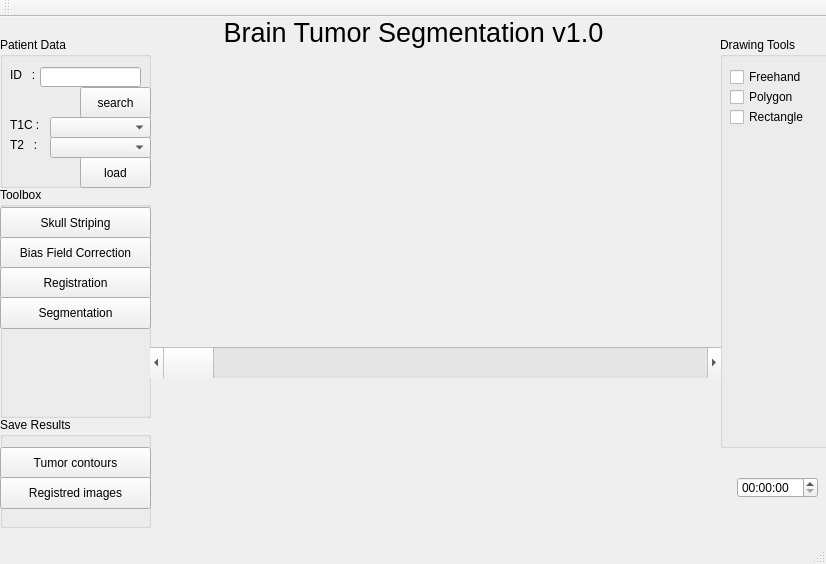
<?xml version="1.0" encoding="UTF-8"?>
<ui version="4.0">
 <class>MainWindow</class>
 <widget class="QMainWindow" name="MainWindow">
  <property name="geometry">
   <rect>
    <x>0</x>
    <y>0</y>
    <width>826</width>
    <height>564</height>
   </rect>
  </property>
  <property name="sizePolicy">
   <sizepolicy hsizetype="Maximum" vsizetype="Maximum">
    <horstretch>20</horstretch>
    <verstretch>20</verstretch>
   </sizepolicy>
  </property>
  <property name="windowTitle">
   <string>MainWindow</string>
  </property>
  <widget class="QWidget" name="centralWidget">
   <widget class="QGroupBox" name="groupBox">
    <property name="geometry">
     <rect>
      <x>0</x>
      <y>20</y>
      <width>151</width>
      <height>151</height>
     </rect>
    </property>
    <property name="sizePolicy">
     <sizepolicy hsizetype="Expanding" vsizetype="Expanding">
      <horstretch>0</horstretch>
      <verstretch>0</verstretch>
     </sizepolicy>
    </property>
    <property name="title">
     <string>Patient Data</string>
    </property>
    <widget class="QLineEdit" name="lineEdit">
     <property name="geometry">
      <rect>
       <x>40</x>
       <y>30</y>
       <width>101</width>
       <height>20</height>
      </rect>
     </property>
    </widget>
    <widget class="QLabel" name="label">
     <property name="geometry">
      <rect>
       <x>10</x>
       <y>30</y>
       <width>31</width>
       <height>16</height>
      </rect>
     </property>
     <property name="text">
      <string>ID   :</string>
     </property>
    </widget>
    <widget class="QPushButton" name="pushButton">
     <property name="geometry">
      <rect>
       <x>80</x>
       <y>50</y>
       <width>71</width>
       <height>31</height>
      </rect>
     </property>
     <property name="text">
      <string>search</string>
     </property>
    </widget>
    <widget class="QLabel" name="label_2">
     <property name="geometry">
      <rect>
       <x>10</x>
       <y>80</y>
       <width>41</width>
       <height>16</height>
      </rect>
     </property>
     <property name="text">
      <string>T1C :</string>
     </property>
    </widget>
    <widget class="QLabel" name="label_3">
     <property name="geometry">
      <rect>
       <x>10</x>
       <y>100</y>
       <width>41</width>
       <height>16</height>
      </rect>
     </property>
     <property name="text">
      <string>T2   :</string>
     </property>
    </widget>
    <widget class="QComboBox" name="comboBox">
     <property name="geometry">
      <rect>
       <x>50</x>
       <y>80</y>
       <width>101</width>
       <height>21</height>
      </rect>
     </property>
    </widget>
    <widget class="QComboBox" name="comboBox_2">
     <property name="geometry">
      <rect>
       <x>50</x>
       <y>100</y>
       <width>101</width>
       <height>21</height>
      </rect>
     </property>
    </widget>
    <widget class="QPushButton" name="pushButton_2">
     <property name="geometry">
      <rect>
       <x>80</x>
       <y>120</y>
       <width>71</width>
       <height>31</height>
      </rect>
     </property>
     <property name="text">
      <string>load</string>
     </property>
    </widget>
   </widget>
   <widget class="QGroupBox" name="groupBox_2">
    <property name="geometry">
     <rect>
      <x>0</x>
      <y>170</y>
      <width>151</width>
      <height>231</height>
     </rect>
    </property>
    <property name="sizePolicy">
     <sizepolicy hsizetype="Expanding" vsizetype="Expanding">
      <horstretch>0</horstretch>
      <verstretch>0</verstretch>
     </sizepolicy>
    </property>
    <property name="title">
     <string>Toolbox</string>
    </property>
    <widget class="QPushButton" name="pushButton_3">
     <property name="geometry">
      <rect>
       <x>0</x>
       <y>20</y>
       <width>151</width>
       <height>32</height>
      </rect>
     </property>
     <property name="text">
      <string>Skull Striping</string>
     </property>
    </widget>
    <widget class="QPushButton" name="pushButton_4">
     <property name="geometry">
      <rect>
       <x>0</x>
       <y>50</y>
       <width>151</width>
       <height>32</height>
      </rect>
     </property>
     <property name="text">
      <string>Bias Field Correction</string>
     </property>
    </widget>
    <widget class="QPushButton" name="pushButton_5">
     <property name="geometry">
      <rect>
       <x>0</x>
       <y>80</y>
       <width>151</width>
       <height>32</height>
      </rect>
     </property>
     <property name="text">
      <string>Registration</string>
     </property>
    </widget>
    <widget class="QPushButton" name="pushButton_6">
     <property name="geometry">
      <rect>
       <x>0</x>
       <y>110</y>
       <width>151</width>
       <height>32</height>
      </rect>
     </property>
     <property name="text">
      <string>Segmentation</string>
     </property>
    </widget>
   </widget>
   <widget class="QGroupBox" name="groupBox_3">
    <property name="geometry">
     <rect>
      <x>0</x>
      <y>400</y>
      <width>151</width>
      <height>111</height>
     </rect>
    </property>
    <property name="sizePolicy">
     <sizepolicy hsizetype="Expanding" vsizetype="Expanding">
      <horstretch>0</horstretch>
      <verstretch>0</verstretch>
     </sizepolicy>
    </property>
    <property name="title">
     <string>Save Results</string>
    </property>
    <widget class="QPushButton" name="pushButton_7">
     <property name="geometry">
      <rect>
       <x>0</x>
       <y>30</y>
       <width>151</width>
       <height>32</height>
      </rect>
     </property>
     <property name="text">
      <string>Tumor contours</string>
     </property>
    </widget>
    <widget class="QPushButton" name="pushButton_8">
     <property name="geometry">
      <rect>
       <x>0</x>
       <y>60</y>
       <width>151</width>
       <height>32</height>
      </rect>
     </property>
     <property name="text">
      <string>Registred images</string>
     </property>
    </widget>
   </widget>
   <widget class="QScrollBar" name="horizontalScrollBar">
    <property name="geometry">
     <rect>
      <x>150</x>
      <y>330</y>
      <width>571</width>
      <height>31</height>
     </rect>
    </property>
    <property name="orientation">
     <enum>Qt::Horizontal</enum>
    </property>
   </widget>
   <widget class="QGroupBox" name="groupBox_4">
    <property name="geometry">
     <rect>
      <x>720</x>
      <y>20</y>
      <width>111</width>
      <height>411</height>
     </rect>
    </property>
    <property name="sizePolicy">
     <sizepolicy hsizetype="Expanding" vsizetype="Expanding">
      <horstretch>0</horstretch>
      <verstretch>0</verstretch>
     </sizepolicy>
    </property>
    <property name="title">
     <string>Drawing Tools</string>
    </property>
    <widget class="QCheckBox" name="checkBox">
     <property name="geometry">
      <rect>
       <x>10</x>
       <y>30</y>
       <width>89</width>
       <height>20</height>
      </rect>
     </property>
     <property name="text">
      <string>Freehand</string>
     </property>
    </widget>
    <widget class="QCheckBox" name="checkBox_2">
     <property name="geometry">
      <rect>
       <x>10</x>
       <y>50</y>
       <width>89</width>
       <height>20</height>
      </rect>
     </property>
     <property name="text">
      <string>Polygon</string>
     </property>
    </widget>
    <widget class="QCheckBox" name="checkBox_3">
     <property name="geometry">
      <rect>
       <x>10</x>
       <y>70</y>
       <width>89</width>
       <height>20</height>
      </rect>
     </property>
     <property name="text">
      <string>Rectangle</string>
     </property>
    </widget>
   </widget>
   <widget class="QLabel" name="label_4">
    <property name="geometry">
     <rect>
      <x>-2</x>
      <y>0</y>
      <width>831</width>
      <height>31</height>
     </rect>
    </property>
    <property name="sizePolicy">
     <sizepolicy hsizetype="Expanding" vsizetype="Expanding">
      <horstretch>0</horstretch>
      <verstretch>0</verstretch>
     </sizepolicy>
    </property>
    <property name="font">
     <font>
      <pointsize>20</pointsize>
     </font>
    </property>
    <property name="layoutDirection">
     <enum>Qt::LeftToRight</enum>
    </property>
    <property name="text">
     <string>Brain Tumor Segmentation v1.0</string>
    </property>
    <property name="alignment">
     <set>Qt::AlignCenter</set>
    </property>
   </widget>
   <widget class="QTimeEdit" name="timeEdit">
    <property name="geometry">
     <rect>
      <x>737</x>
      <y>460</y>
      <width>81</width>
      <height>21</height>
     </rect>
    </property>
   </widget>
   <widget class="QWidget" name="plotHist" native="true">
    <property name="geometry">
     <rect>
      <x>150</x>
      <y>360</y>
      <width>571</width>
      <height>151</height>
     </rect>
    </property>
   </widget>
   <widget class="figure1Widget" name="figure1" native="true">
    <property name="geometry">
     <rect>
      <x>150</x>
      <y>40</y>
      <width>280</width>
      <height>291</height>
     </rect>
    </property>
   </widget>
   <widget class="figure2Widget" name="figure2" native="true">
    <property name="geometry">
     <rect>
      <x>440</x>
      <y>40</y>
      <width>280</width>
      <height>291</height>
     </rect>
    </property>
   </widget>
  </widget>
  <widget class="QMenuBar" name="menuBar">
   <property name="geometry">
    <rect>
     <x>0</x>
     <y>0</y>
     <width>826</width>
     <height>22</height>
    </rect>
   </property>
  </widget>
  <widget class="QToolBar" name="mainToolBar">
   <attribute name="toolBarArea">
    <enum>TopToolBarArea</enum>
   </attribute>
   <attribute name="toolBarBreak">
    <bool>false</bool>
   </attribute>
  </widget>
  <widget class="QStatusBar" name="statusBar"/>
 </widget>
 <layoutdefault spacing="6" margin="11"/>
 <customwidgets>
  <customwidget>
   <class>figure1Widget</class>
   <extends>QWidget</extends>
   <header>figure1widgetFile</header>
   <container>1</container>
  </customwidget>
  <customwidget>
   <class>figure2Widget</class>
   <extends>QWidget</extends>
   <header>figure2widgetFile</header>
   <container>1</container>
  </customwidget>
 </customwidgets>
 <resources/>
 <connections/>
</ui>
